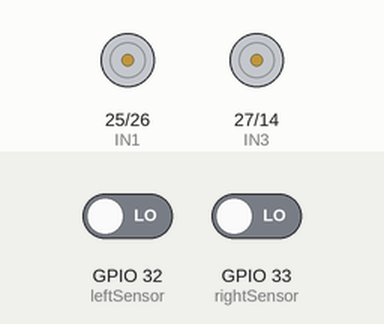
The sketch below on a simulated ESP32. On the bench: motor-driver pin pairs drawn as motors (green arrow = first pin HIGH = forward, orange = second pin HIGH = backward, longer = more drive). The inputs (shaded band) are chosen by the test bench; at power-on: GPIO 33 (rightSensor) LOW, GPIO 32 (leftSensor) LOW.

Above: at 1.2 s.
1.3 s: GPIO 33 (rightSensor) driven HIGH
At 1.9 s:
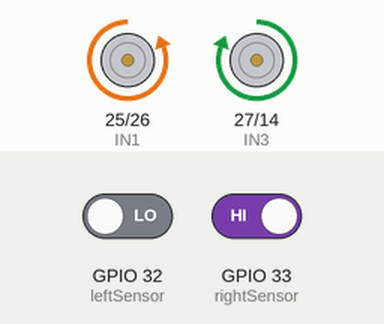
2.8 s: GPIO 32 (leftSensor) driven HIGH
At 4.0 s:
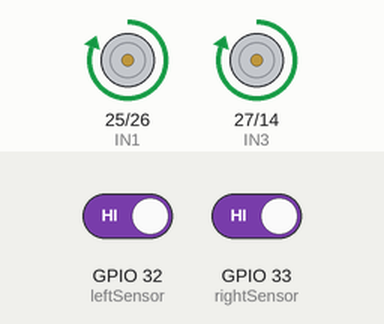
4.3 s: GPIO 32 (leftSensor) driven LOW
At 5.4 s:
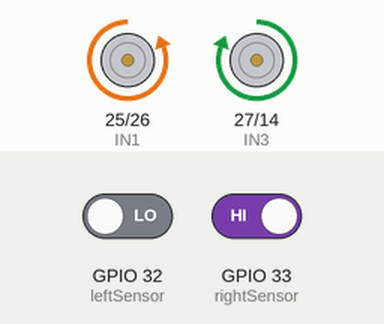
5.8 s: GPIO 33 (rightSensor) driven LOW
At 6.5 s:
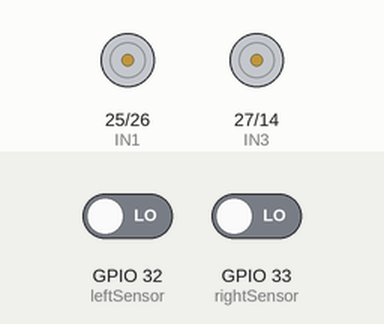
Timing chart, 0 to 8.3 s (numbered marks = the images above; inputs shaded):
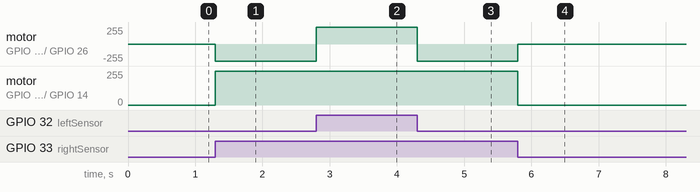

The sketch:

final_line_follower.ino
```cpp
int IN1 = 25;
int IN2 = 26;
int IN3 = 27;
int IN4 = 14;

int leftSensor = 32;
int rightSensor =33;

void setup(){
  pinMode(IN1, OUTPUT);
  pinMode(IN2, OUTPUT);
  pinMode(IN3, OUTPUT);
  pinMode(IN4, OUTPUT);

  pinMode(leftSensor, INPUT);
  pinMode(rightSensor, INPUT);

}

void loop(){
  int leftValue = digitalRead(leftSensor);
  int rightValue = digitalRead(rightSensor);

  //case 1 : both sensor on white > to go stringht
  if (leftValue == 1 && rightValue == 1) {
    forword();
  }


  // case 2: left sensor black >turn left
  else if (leftValue == 0 && rightValue == 1) {
    leftTurn();
  }

    //case 3 : right sensor black > turn right
    else if (leftValue == 1 && rightValue == 0){

    }

    // case 4 : both black > stop (junction)
    else {
      stopMotor();
    }
  }

  void forword(){
    digitalWrite(IN1, HIGH);
    digitalWrite(IN2,LOW);
    digitalWrite(IN3, HIGH);
    digitalWrite(IN4, LOW);
  }
  void  leftTurn(){
    digitalWrite(IN1, LOW);
    digitalWrite(IN2, HIGH);
    digitalWrite(IN3, HIGH);
    digitalWrite(IN4,LOW);
  }
  void rightTurn(){
    digitalWrite(IN1, HIGH);
    digitalWrite(IN2, LOW);
    digitalWrite(IN3, LOW);
    digitalWrite(IN4, HIGH);

  }
   void stopMotor(){
    digitalWrite(IN1, LOW);
    digitalWrite(IN2, LOW);
    digitalWrite(IN3, LOW);
    digitalWrite(IN4, LOW);

   }
```

Measured:
- after the input at 1.3 s, motor on GPIO 25 (IN1) / GPIO 26 (IN2): stopped → backward 255/255 at once; motor on GPIO 27 (IN3) / GPIO 14 (IN4): stopped → forward 255/255 at once
- after the input at 2.8 s, motor on GPIO 25 (IN1) / GPIO 26 (IN2): backward 255/255 → forward 255/255 at once
- after the input at 4.3 s, motor on GPIO 25 (IN1) / GPIO 26 (IN2): forward 255/255 → backward 255/255 at once
- after the input at 5.8 s, motor on GPIO 25 (IN1) / GPIO 26 (IN2): backward 255/255 → stopped at once; motor on GPIO 27 (IN3) / GPIO 14 (IN4): forward 255/255 → stopped at once
